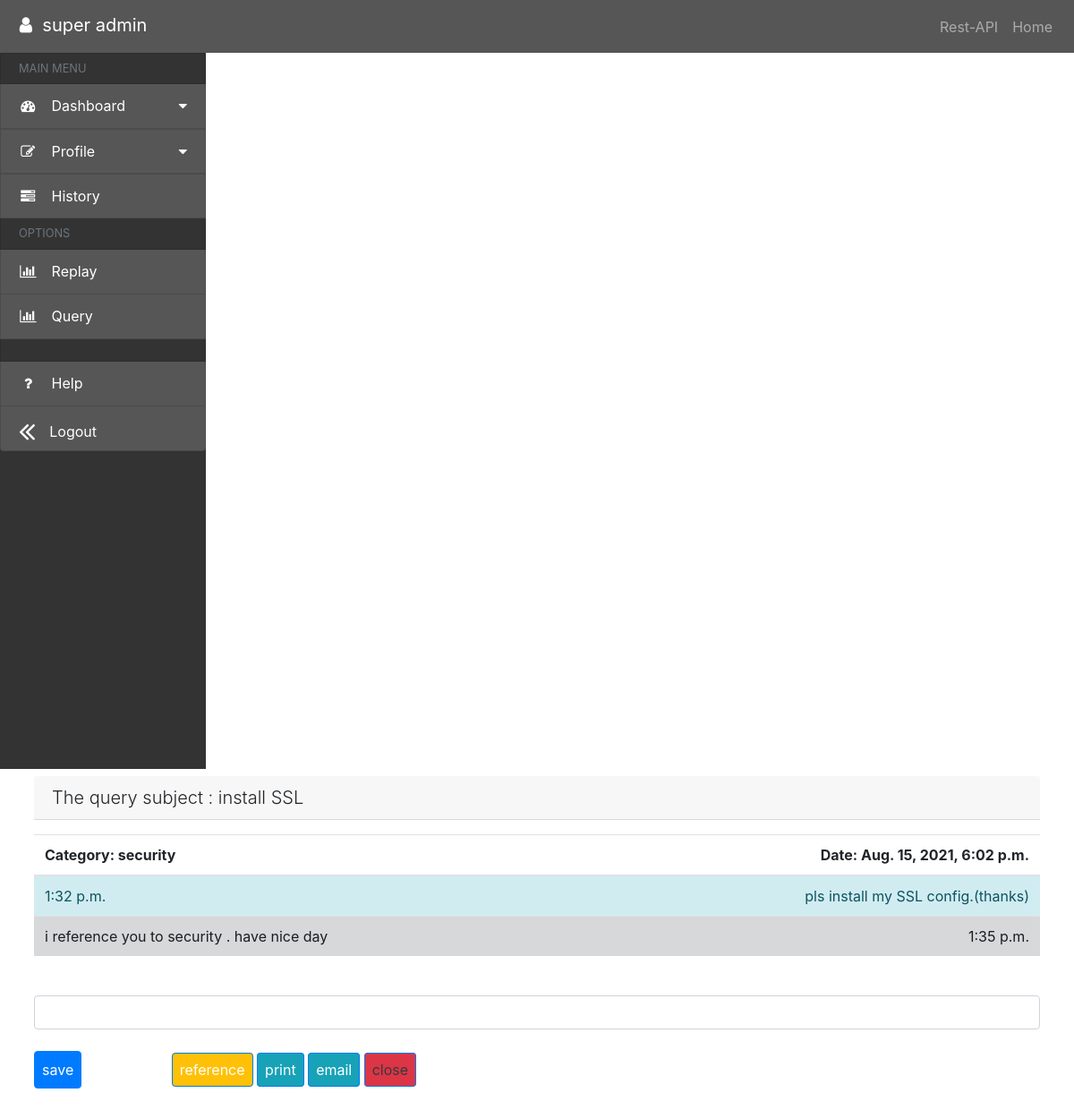
The app's page /ticket/detail/3 (signed in), older data.
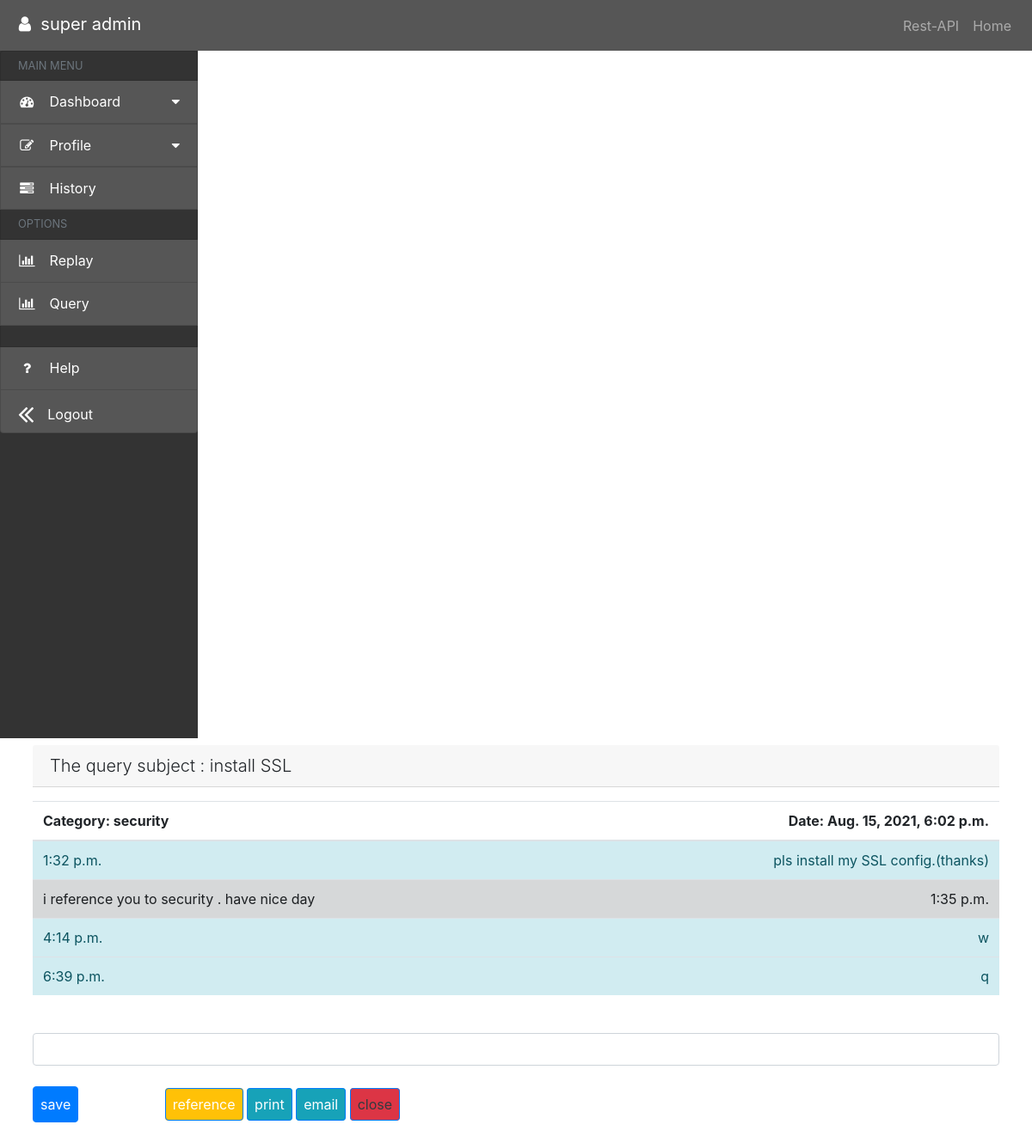
The same page, newer data.
### ticket/models.py (models this page shows, shortened)
class Replay(models.Model):
    replay_message = models.CharField(max_length=500, blank=False, verbose_name='پاسخ تیکت')
    create_info = models.DateTimeField(auto_now_add=True, verbose_name='تاریخ ثبت')
    query_related = models.ForeignKey('ticket.Query', on_delete=models.CASCADE, verbose_name='کلید جواب برای سوال',
                                      null=True,
                                      blank=True)
    operator_related = models.ForeignKey('auth.User', on_delete=models.PROTECT, verbose_name='کلید شخص برای سوال',
                                         null=True,
                                         blank=True)
    history = HistoricalRecords()

### ticket/views.py (the view, shortened to what this page needs)
# urls.py: path('detail/<str:pk>', views.DetailQueryReplay.as_view(), name='detail-query'),
class DetailQueryReplay(LoginRequiredMixin, FormMixin, DetailView):
    model = models.Query
    template_name = 'ticket/detail-query.html'
    form_class = CreateReplayForm
    success_message = "done successfully"
    success_url = reverse_lazy('ticket:view-ticket')
    def get_context_data(self, **kwargs):
        context = super(DetailQueryReplay, self).get_context_data(**kwargs)
        context['form'] = CreateReplayForm(initial={'post': self.object})
        return context

### ticket/forms.py
class CreateReplayForm(forms.ModelForm):
    class Meta:
        model = models.Replay
        fields = ('replay_message',
                  )
    widgets = {
        'replay_message': forms.TextInput,
    }

### ticket/models.py (called while the page is built)
    def __str__(self):
        return self.category_name

### ticket/templates/ticket/detail-query.html (shortened to what this page needs)
{% extends 'dashboard/base.html' %}
{% load widget_tweaks %}
{% block base_content %}
    <div class="container">
        <div class="row">
            <div class="col p-2">
                <h5 class="card-header font-weight-light text-left">The query subject : {{ query.subject }}
                    </div>
            </div>
            <div class="row">
                <div class="col p-2">
                    <table class="table table-striped">
                        <thead>
                        <tr>
                            <th scope="col">Category: {{ query.category_related }}</th>
                            <th class="text-right" scope="col">Date: {{ query.create_info }}</th>
                        </tr>
                        </thead>
                        <tbody>
                        <td class="text-left alert-info">{{ query.create_info.time }}</td>
                        <td class="text-right alert-info">{{ query.message }}</td>
                        <tr>
                            {% for item in object.replay_set.all %}
                                {% if user.pk == item.operator_related.pk %}
                                    <td class="text-left alert-info">{{ item.create_info.time }}</td>
                                    <td class="text-right alert-info">{{ item.replay_message }}</td>
                                {% else %}
                                    <td class="text-left alert-dark">{{ item.replay_message }}</td>
                                    <td class="text-right alert-dark">{{ item.create_info.time }}</td>
                                {% endif %}
                                </tr>
                            {% endfor %}
                        </tbody>
                    </table>
                    <form method="post">
                        {% csrf_token %}<br>
                        {{ form.replay_message|add_class:'form-control form-text' }}<br>
                        <button id="send-form" class="d-inline p-2 bg-primary text-white mr-5 btn btn-primary "
                                name="submit">save
                        </button>
                        {% if user.is_staff %}
                            <a href="{% url 'ticket:edit-query' object.pk %}" id="" class="d-inline p-2 bg-primary text-white btn btn-primary ml-5 bg-warning
                                 ">reference</a>
                            <a href="{% url 'ticket:edit-query' object.pk %}" id=""
                               class="d-inline p-2 bg-primary text-white btn btn-primary bg-info ">print</a>
                            <a href="{% url 'ticket:edit-query' object.pk %}" id=""
                               class="d-inline p-2 bg-primary text-white btn btn-primary   bg-info">email</a>
                            <a href="{% url 'ticket:close-query' object.pk %}" id=""
                               class="d-inline p-2 bg-primary text-dark btn btn-primary bg-danger ">close</a>
                        {% endif %}
                    </form>
                </div>
            </div>
        </div>
    </div>
{% endblock %}

Row changes from the older to the newer data that the page shows:
added Replay: create_info.time "4:14 p.m.", replay_message "w"
added Replay: create_info.time "6:39 p.m.", replay_message "q"
